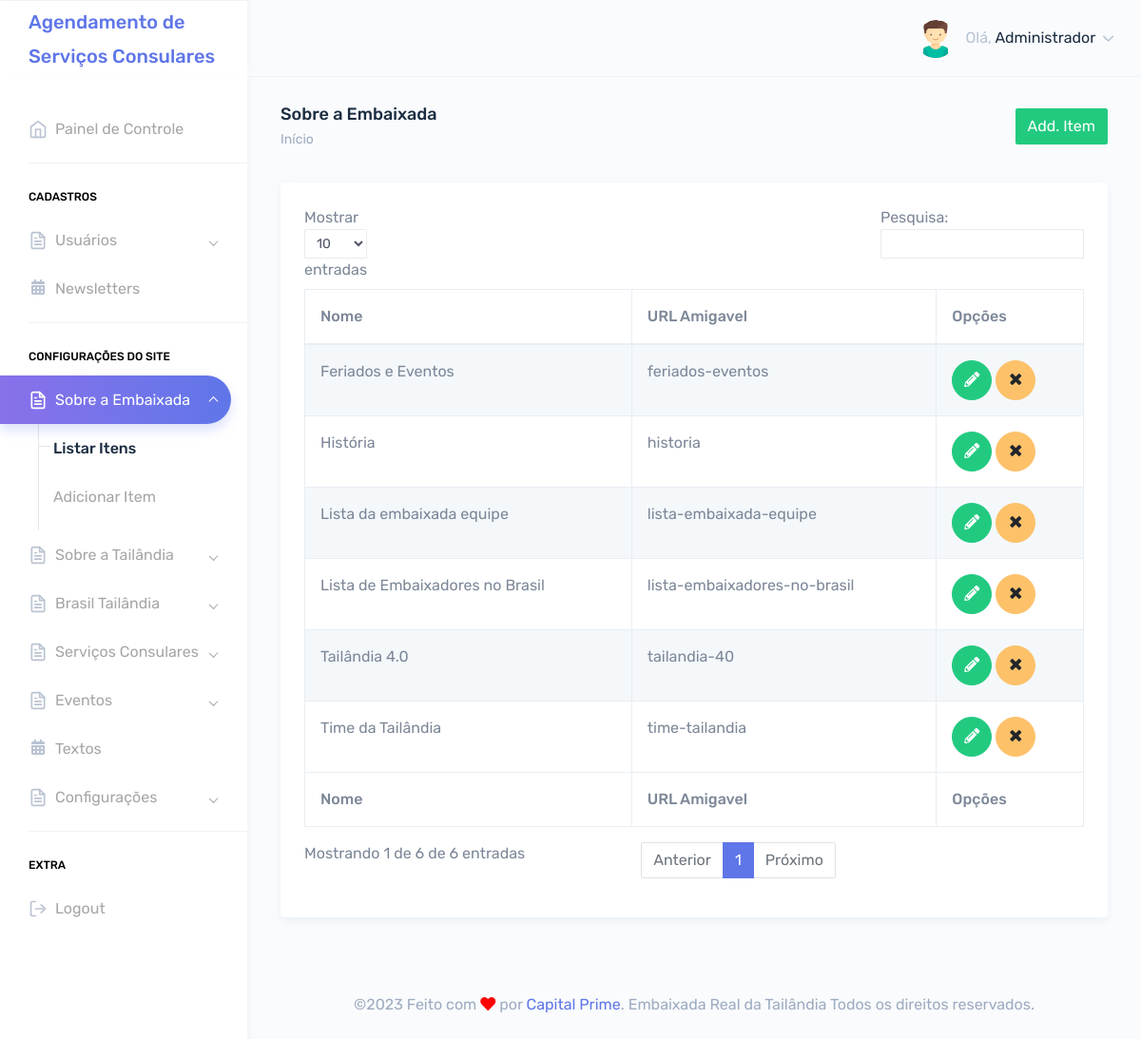
The page /painel/sobre.php (signed in) on the database its author committed.
### tables this page shows
CREATE TABLE `tbl_usuarios` (
  `id` int(11) NOT NULL,
  `nome` varchar(250) DEFAULT NULL,
  `email` varchar(250) DEFAULT NULL,
  `telefone` varchar(250) DEFAULT NULL,
  `endereco` varchar(250) DEFAULT NULL,
  `cpf` varchar(100) DEFAULT NULL,
  `login` varchar(100) DEFAULT NULL,
  `senha` varchar(100) DEFAULT NULL,
  `foto` varchar(250) DEFAULT NULL,
  `id_cargo` int(11) DEFAULT NULL,
  `sexo` varchar(2) DEFAULT NULL,
  `perm_cad_usuario` varchar(2) DEFAULT NULL,
  `perm_relatorio` varchar(2) DEFAULT NULL,
  `perm_add_usuario` varchar(2) DEFAULT NULL,
  `perm_edit_usuario` varchar(2) DEFAULT NULL,
  `perm_del_usuario` varchar(2) DEFAULT NULL,
  `perm_cad_contato` varchar(2) DEFAULT NULL,
  `perm_edit_contato` varchar(2) DEFAULT NULL,
  `perm_del_contato` varchar(2) DEFAULT NULL,
  `perm_edit_contato_nf` varchar(3) DEFAULT NULL,
  `perm_pag_principal_rm` varchar(2) DEFAULT NULL,
  `perm_pag_principal_uc` varchar(2) DEFAULT NULL,
  `admin_geral` varchar(2) DEFAULT NULL,
  `data_frase` date DEFAULT NULL,
  `id_frase` int(11) DEFAULT NULL,
  `frase_lida` varchar(2) DEFAULT NULL
);

CREATE TABLE `tbl_sobre` (
  `id` int(11) NOT NULL,
  `titulo` varchar(250) DEFAULT NULL,
  `titulo_en` varchar(255) DEFAULT NULL,
  `titulo_th` varchar(255) DEFAULT NULL,
  `descricao` text DEFAULT NULL,
  `descricao_en` text DEFAULT NULL,
  `descricao_th` text DEFAULT NULL,
  `id_cat` int(11) DEFAULT NULL,
  `meta_title` text DEFAULT NULL,
  `meta_keywords` text DEFAULT NULL,
  `meta_description` text DEFAULT NULL,
  `foto` varchar(250) DEFAULT NULL,
  `url_amigavel` varchar(255) DEFAULT NULL
);

### lang/lang.pt.php (called while the page is built, shortened)
<?php
$lang = array();
$lang['USUARIO'] = 'Usuário';
$lang['SENHA'] = 'Senha';
$lang['INFO'] = 'Informe seu usuário e senha para acessar o painel de administração.';
$lang['PAINEL'] = 'Painel de Controle';
$lang['CADASTROS'] = 'Cadastros';
$lang['PRINCIPAL'] = 'Pricipal';
$lang['AGENDAMENTO'] = 'Agendamento';
$lang['AGENDAMENTO_TITULO'] = 'Agendamento de Serviços Consulares';
$lang['OLA'] = 'Olá';
$lang['MOSTRAR'] = 'Mostrar';
$lang['ADICIONAR'] = 'Adicionar';
$lang['DATA'] = 'Data';
$lang['HORA'] = 'Hora';
$lang['STATUS'] = 'Status';
$lang['ACOES'] = 'Ações';
$lang['ATIVO'] = 'Ativo';
$lang['INATIVO'] = 'Inativo';
$lang['SOLICITANTES'] = 'Solicitantes';
$lang['TIPO_SERVICOS'] = 'Tipo de Serviços';
$lang['USUARIOS'] = 'Usuários';
$lang['ADICIONAR_USUARIO'] = 'Adicionar Usuário';
$lang['EDITAR_USUARIO'] = 'Editar Usuário';
$lang['EDITAR AGENDAMENTO'] = 'Editar Agendamento';
$lang['NEWSLETTERS'] = 'Newsletters';
$lang['CONFIGURACAO_SITE'] = 'Configurações do Site';
$lang['BANNERS'] = 'Banners';
$lang['TEXTOS'] = 'Textos';
$lang['BLOG'] = 'Blog';
$lang['SOLUCOES'] = 'Soluções';
$lang['CONFIGURACOES'] = 'Configurações';
$lang['EXTRA'] = 'Extra';
$lang['FEITO_POR'] = 'Feito com';
$lang['POR'] = 'por';
$lang['DIREITOS'] = 'Todos os direitos reservados';
$lang['PARA_EMBAIXADA'] = 'Embaixada Real da Tailândia';
$lang['LISTAR_ITENS'] = 'Listar Itens';
$lang['BTN_ACESSAR'] = 'Acessar';
$lang['CANCELAR'] = 'Cancelar';
$lang['SAIR'] = 'Sair';
$lang['SALVAR'] = 'Salvar';
$lang['SAIBA_MAIS'] = 'Saiba Mais';
$lang['NOME'] = 'Nome Completo';
$lang['NACIONALIDADE'] = 'Nacionalidade';
$lang['TELEFONE'] = 'Telefone';
$lang['EMAIL'] = 'E-mail';
$lang['CAMPO_OBRIGATORIO'] = 'Campos de preenchimento obrigatório.';
$lang['REAGENDAMENTOS'] = 'Qtd. de Reagendamento';
$lang['ARQUIVO'] = 'Arquivo';
$lang['DIAS_ATENDIMENTO'] = 'Dias de Atendimento';
$lang['HORAS_ATENDIMENTO'] = 'Horas de Atendimento';
$lang['INICIO'] = 'Início';
$lang['SOBRE_EMBAIXADA'] = 'Sobre a Embaixada';
$lang['SOBRE_TAILANDIA'] = 'Sobre a Tailândia';
$lang['TAILANDIA_BRASIL'] = 'Tailândia Brasil';
$lang['SERVICO_CONSULAR'] = 'Serviços Consulares';
$lang['MULTIMIDIA'] = 'Multimídia';
$lang['CONTATO'] = 'Fale Conosco';
$lang['EQUIPE'] = 'Lista da Embaixada Equipe';
$lang['TIME'] = 'Time da Tailândia';

### Connection/con-pdo.php (called while the page is built, shortened)
<?php
$conInstanciada = '';
if(empty($conInstanciada)) {
	class Conexao {
		private static $pdo;
		public static function getInstance() {
		if (!isset(self::$pdo)) {
		 try {
		  $opcoes = array(PDO::MYSQL_ATTR_INIT_COMMAND => 'SET NAMES utf8', PDO::ATTR_PERSISTENT => TRUE);
		  self::$pdo = new PDO("mysql:host=" . HOST . "; dbname=" . DBNAME . "; charset=" . CHARSET . ";", USER, PASSWORD, $opcoes);
		  self::$pdo->setAttribute(PDO::ATTR_ERRMODE, PDO::ERRMODE_EXCEPTION);
		 } catch (PDOException $e) {
		  print "Erro: " . $e->getMessage();
		 }
		}
		return self::$pdo;
		}
	}
}

### Class/acesso.class.php (called while the page is built, shortened)
<?php
$AcessoInstanciada = '';
if(empty($AcessoInstanciada)) {
	if(file_exists('Connection/conexao.php')) {
		require_once('Connection/con-pdo.php');
		require_once('funcoes.php');
	} else {
		require_once('../Connection/con-pdo.php');
		require_once('../funcoes.php');
	}
	class Acesso {
		private $pdo = null;
		private static $Acesso = null;
		private function __construct($conexao){
			$this->pdo = $conexao;
		}
		public static function getInstance($conexao){
			if (!isset(self::$Acesso)):
				self::$Acesso = new Acesso($conexao);
			endif;
			return self::$Acesso;
		}
		function rsDados($id='', $idCargo='', $orderBy='', $limite='') {
			$sqlLimite = '';
			$sqlOrdem = '';
			$sql = '';
			$nCampos = 0;
			if(!empty($id)) {
				$sql .= " and id = ?";
				$nCampos++;
				$campo[$nCampos] = $id;
			}
			try{
				$sql = "SELECT * FROM tbl_usuarios where 1=1 $sql $sqlOrdem $sqlLimite";
				$stm = $this->pdo->prepare($sql);
				for($i=1; $i<=$nCampos; $i++) {
					$stm->bindValue($i, $campo[$i]);
				}
				$stm->execute();
				$rsDados = $stm->fetchAll(PDO::FETCH_OBJ);
				if($id <> '' or $limite == 1) {
					return($rsDados[0]);
				} else {
					return($rsDados);
				}
			} catch(PDOException $erro){
				echo $erro->getMessage();
			}
		}
	}
}

### painel/verifica.php (called while the page is built, shortened)
<?php
include "../Class/acesso.class.php";
$verificaRestrito = Acesso::getInstance(Conexao::getInstance());
include "../Class/sobre.class.php";
$sobre = Sobre::getInstance(Conexao::getInstance());
$verificaRestrito->restritoAdmin();
$dadosUsuarioLogado = $verificaRestrito->rsDados($_SESSION['dadosLogado']->id);
?>

### funcoes.php (called while the page is built, shortened)
<?php
  function icone_genero($genero) {
    switch ($genero) {
      case "M": return "assets/images/avatars/boy.svg"; break;
    }
  }
?>

### Class/sobre.class.php (called while the page is built, shortened)
<?php
$SobreInstanciada = '';
if(empty($SobreInstanciada)) {
	if(file_exists('Connection/conexao.php')) {
		require_once('Connection/con-pdo.php');
		require_once('funcoes.php');
	} else {
		require_once('../Connection/con-pdo.php');
		require_once('../funcoes.php');
	}
	class Sobre {
		private $pdo = null;
		private static $Sobre = null;
		private function __construct($conexao){
			$this->pdo = $conexao;
		}
		public static function getInstance($conexao){
			if (!isset(self::$Sobre)):
				self::$Sobre = new Sobre($conexao);
			endif;
			return self::$Sobre;
		}
		function rsDados($id='', $orderBy='', $limite='', $idCat='', $idDiferente='', $url_amigavel='') {
			$nCampos = 0;
			$sql = '';
			$sqlOrdem = '';
			$sqlLimite = '';
			try{
				$sql = "SELECT * FROM tbl_sobre where 1=1 $sql $sqlOrdem $sqlLimite";
				$stm = $this->pdo->prepare($sql);
				for($i=1; $i<=$nCampos; $i++) {
					$stm->bindValue($i, $campo[$i]);
				}
				$stm->execute();
				$rsDados = $stm->fetchAll(PDO::FETCH_OBJ);
				if($id <> '' or $limite == 1) {
					return($rsDados[0]);
				} else {
					return($rsDados);
				}
			} catch(PDOException $erro){
				echo $erro->getMessage();
			}
		}
	}
}

### painel/sobre.php (the view, shortened to what this page needs)
<?php include "verifica.php";
$puxaSobre = $sobre->rsDados();
?>
<!DOCTYPE html>
<html dir="ltr" lang="pt-br">
<head>
    <link href="dist/css/style.css" rel="stylesheet">
</head>
<body>
    <div id="main-wrapper" data-theme="light" data-layout="vertical" data-navbarbg="skin6" data-sidebartype="full" data-sidebar-position="fixed" data-header-position="fixed" data-boxed-layout="full">
      <?php include "header.php";?>
       <?php include "inc-menu-lateral.php";?>
        <div class="page-wrapper">
            <div class="page-breadcrumb">
                <div class="row">
                    <div class="col-7 align-self-center">
                        <h4 class="page-title text-truncate text-dark font-weight-medium mb-1"><?php echo $lang['SOBRE_EMBAIXADA']?></h4>
                        <div class="d-flex align-items-center">
                            <nav aria-label="breadcrumb">
                                <ol class="breadcrumb m-0 p-0">
                                    <li class="breadcrumb-item"><a href="." class="text-muted"><?php echo $lang['INICIO']?></a></li>
                                </ol>
                            </nav>
                        </div>
                    </div>
                    <div class="col-5 align-self-center">
                        <a href="add-sobre.php" class="btn btn-success float-right">Add. Item</a>
                    </div>
                </div>
            </div>
            <div class="container-fluid">
                <div class="row">
                    <div class="col-12">
                        <div class="card">
                            <div class="card-body">
                                <div class="table-responsive">
                                    <table id="zero_config" class="table table-striped table-bordered no-wrap">
                                        <thead>
                                            <tr>
                                                <th>Nome</th>
                                                <th>URL Amigavel</th>
                                                <th>Opções</th>
                                            </tr>
                                        </thead>
                                        <tbody>
                                            <?php
                                            if(count($puxaSobre) > 0){
                                            foreach($puxaSobre as $itemSobre){
                                                if($_SESSION['lang']=== 'en'){
                                                    $titulo = $itemSobre->titulo_en;
                                                }
                                                elseif($_SESSION['lang']==='th') {
                                                    $titulo = $itemSobre->titulo_th;
                                                }
                                                else
                                                {
                                                    $titulo = $itemSobre->titulo;
                                                }
                                            ?>
                                            <tr>
                                                <td><?php echo $titulo;?></td>
                                                <td><?php echo $itemSobre->url_amigavel;?></td>
                                                <td>
                                                    <a href="editar-sobre.php?id=<?php echo $itemSobre->id;?>" class="btn btn-success btn-circle"><i class="fas fa-pencil-alt"></i></a>
                                                    <a href="sobre.php?id=<?php echo $itemSobre->id;?>&acao=excluirSobre" class="btn btn-warning btn-circle"><i class="fa fa-times"></i></a>
                                                </td>
                                            </tr>
                                            <?php } }?>
                                        </tbody>
                                        <tfoot>
                                            <tr>
                                                <th>Nome</th>
                                                <th>URL Amigavel</th>
                                                <th>Opções</th>
                                            </tr>
                                        </tfoot>
                                    </table>
                                </div>
                            </div>
                        </div>
                    </div>
                </div>
            </div>
        <?php include "footer.php";?>
        </div>
    </div>
</body>
</html>

### painel/header.php (shortened to what this page needs)
<header class="topbar" data-navbarbg="skin6">
            <nav class="navbar top-navbar navbar-expand-md">
                <div class="navbar-header" data-logobg="skin6">
                    <div class="navbar-brand">
                        <a href=".">
                            <b class="logo-icon">
                               <span><?php echo $lang['AGENDAMENTO_TITULO']?></span>
                            </b>
                        </a>
                    </div>
                </div>
                <div class="navbar-collapse collapse" id="navbarSupportedContent">
                    <ul class="navbar-nav float-right">
                        <li class="nav-item dropdown">
                            <a class="nav-link dropdown-toggle" href="javascript:void(0)" data-toggle="dropdown"
                                aria-haspopup="true" aria-expanded="false">
                                <?php if(!empty($dadosUsuarioLogado->foto)){?>
                                <img src="../img/<?php echo $dadosUsuarioLogado->foto;?>" alt="<?php echo $dadosUsuarioLogado->nome;?>" class="rounded-circle" width="40">
                                <?php }else{?>
                                <img src="<?php echo icone_genero($dadosUsuarioLogado->sexo);?>" alt="<?php echo $dadosUsuarioLogado->nome;?>" class="rounded-circle" width="40">
                                <?php }?>
                                <span class="ml-2 d-none d-lg-inline-block"><span>Olá,</span> <span
                                        class="text-dark"><?php echo $dadosUsuarioLogado->nome;?></span> <i data-feather="chevron-down"
                                        class="svg-icon"></i></span>
                            </a>
                        </li>
                    </ul>
                </div>
            </nav>
        </header>

### rows shown on the page
tbl_usuarios: nome "Administrador"
tbl_sobre: titulo "Lista da embaixada equipe", url_amigavel "lista-embaixada-equipe"
tbl_sobre: titulo "Time da Tailândia", url_amigavel "time-tailandia"
tbl_sobre: titulo "História", url_amigavel "historia"
tbl_sobre: titulo "Lista de Embaixadores no Brasil", url_amigavel "lista-embaixadores-no-brasil"
tbl_sobre: titulo "Feriados e Eventos", url_amigavel "feriados-eventos"
tbl_sobre: titulo "Tailândia 4.0", url_amigavel "tailandia-40"

### other values the page prints
$lang['AGENDAMENTO_TITULO'] "Agendamento de Serviços Consulares"
$lang['PAINEL'] "Painel de Controle"
$lang['CADASTROS'] "CADASTROS"
$lang['USUARIOS'] "Usuários"
$lang['NEWSLETTERS'] "Newsletters"
$lang['CONFIGURACAO_SITE'] "CONFIGURAÇÕES DO SITE"
$lang['SOBRE_EMBAIXADA'] "Sobre a Embaixada"
$lang['INICIO'] "Início"
$lang['FEITO_POR'] "Feito com"
$lang['POR'] "por"
$lang['PARA_EMBAIXADA'] "Embaixada Real da Tailândia"
$lang['DIREITOS'] "Todos os direitos reservados"
